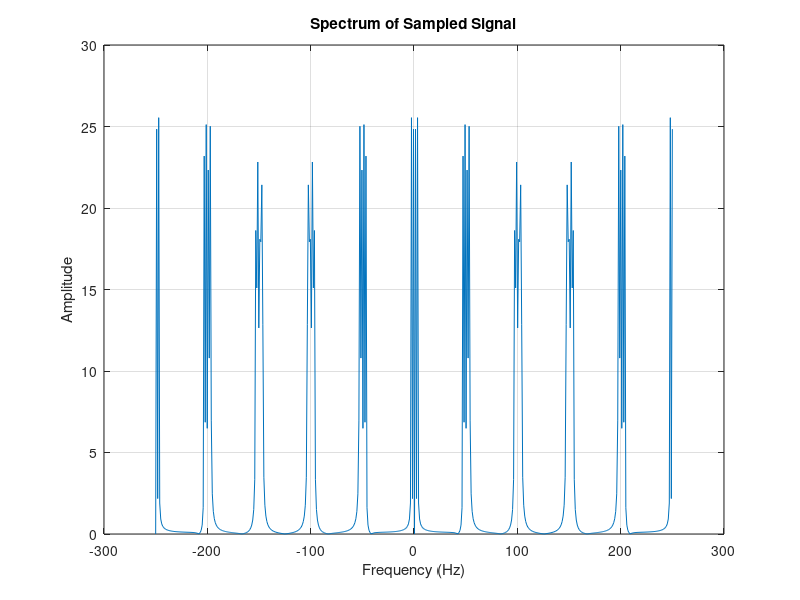
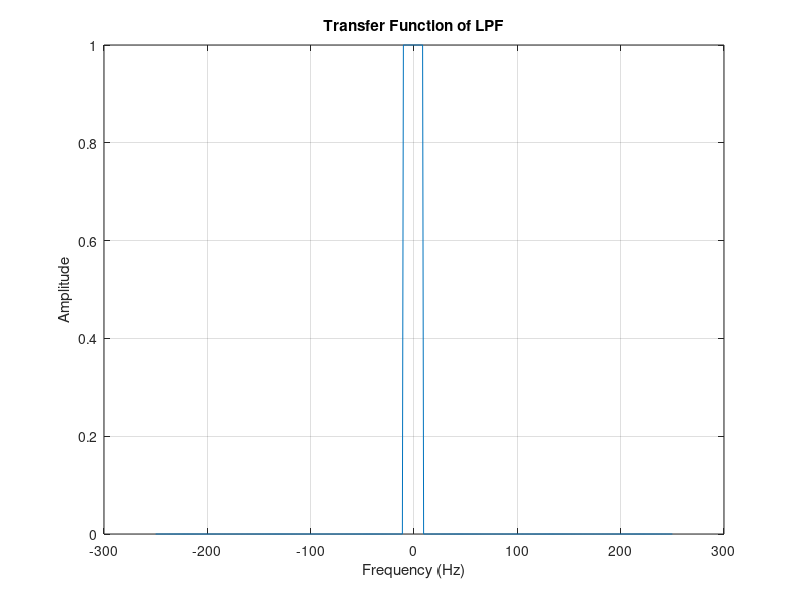
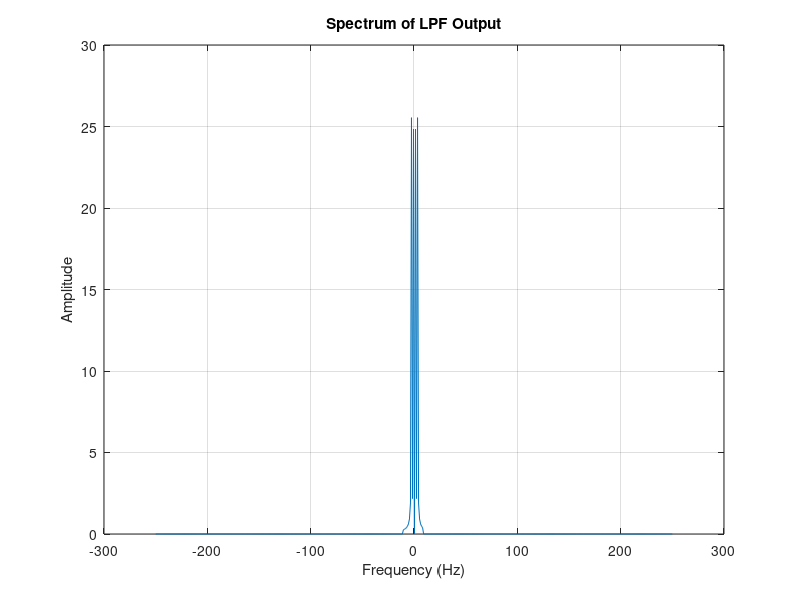
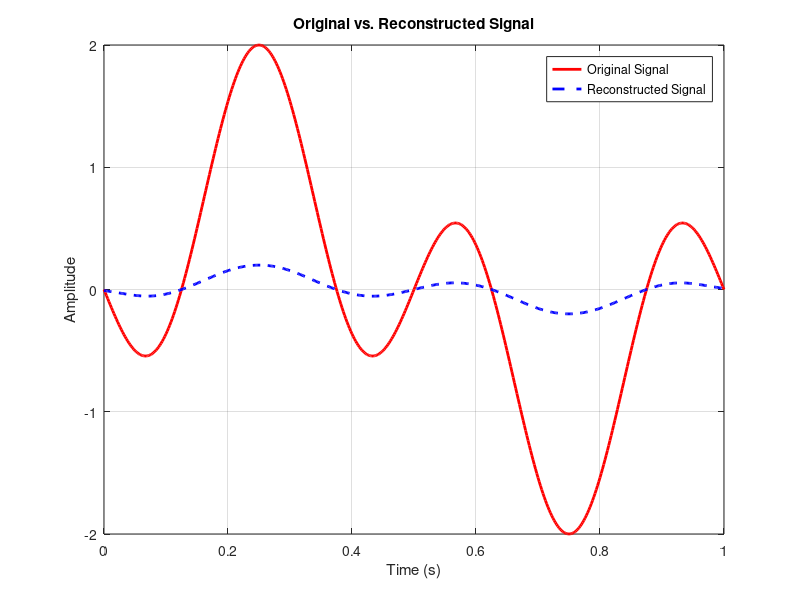

The MATLAB source for these figures, in order:
% Clear workspace and close all figures
clear;
close all;
clc;

% Define signal parameters
tot = 1;              % Total duration (1 second)
td = 0.002;           % Time resolution
t = 0:td:tot;         % Continuous time vector

% Create the original signal
x = sin(2 * pi * t) - sin(6 * pi * t);

% Sampling process
ts = 0.02;                           % Sampling interval
Nfactor = round(ts / td);            % Downsampling factor
xsm = downsample(x, Nfactor);        % Downsample the signal

% Upsample the signal back to original resolution
xsmu = upsample(xsm, Nfactor);       % Upsampled signal

% Calculate spectrum of the upsampled signal
Lffu = 2 ^ nextpow2(length(xsmu));   % Next power of 2 for FFT length
fmaxu = 1 / (2 * td);                % Maximum frequency
Faxisu = linspace(-fmaxu, fmaxu, Lffu); % Frequency axis
xfftu = fftshift(fft(xsmu, Lffu));   % FFT of the upsampled signal

% Plot the spectrum of the sampled signal
figure(1);
plot(Faxisu, abs(xfftu));
xlabel('Frequency (Hz)');
ylabel('Amplitude');
title('Spectrum of Sampled Signal');
grid on;

% Design a low-pass filter (LPF)
BW = 10;                                      % Filter bandwidth (cutoff frequency)
H_lpf = zeros(1, Lffu);                       % Initialize LPF
center = Lffu / 2;                            % Center of frequency axis
H_lpf(center - BW:center + BW - 1) = 1;       % Rectangular filter in frequency domain

% Plot the LPF transfer function
figure(2);
plot(Faxisu, H_lpf);
xlabel('Frequency (Hz)');
ylabel('Amplitude');
title('Transfer Function of LPF');
grid on;

% Apply LPF to the frequency spectrum
x_recv = xfftu .* H_lpf;                    % Frequency-domain filtering

% Plot the spectrum after LPF
figure(3);
plot(Faxisu, abs(x_recv));
xlabel('Frequency (Hz)');
ylabel('Amplitude');
title('Spectrum of LPF Output');
grid on;

% Inverse FFT to reconstruct the signal
x_recv_time = real(ifft(fftshift(x_recv)));
x_recv_time = x_recv_time(1:length(t));    % Ensure length matches original signal

% Plot original vs. reconstructed signal
figure(4);
plot(t, x, 'r', 'LineWidth', 2);           % Original signal in red
hold on;
plot(t, x_recv_time, 'b--', 'LineWidth', 2); % Reconstructed signal in blue dashed line
xlabel('Time (s)');
ylabel('Amplitude');
title('Original vs. Reconstructed Signal');
legend('Original Signal', 'Reconstructed Signal');
grid on;